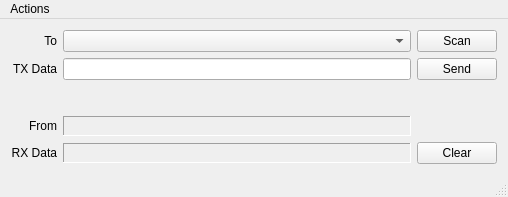
<?xml version="1.0" encoding="UTF-8"?>
<ui version="4.0">
 <class>SyntroZigbeeDemoClass</class>
 <widget class="QMainWindow" name="SyntroZigbeeDemoClass">
  <property name="geometry">
   <rect>
    <x>0</x>
    <y>0</y>
    <width>508</width>
    <height>197</height>
   </rect>
  </property>
  <property name="windowTitle">
   <string>SyntroZigbeeDemo</string>
  </property>
  <widget class="QWidget" name="centralWidget">
   <layout class="QGridLayout" name="gridLayout">
    <item row="0" column="0">
     <widget class="QLabel" name="label_3">
      <property name="text">
       <string>To</string>
      </property>
      <property name="alignment">
       <set>Qt::AlignRight|Qt::AlignTrailing|Qt::AlignVCenter</set>
      </property>
     </widget>
    </item>
    <item row="0" column="1">
     <widget class="QComboBox" name="dstAddress">
      <property name="minimumSize">
       <size>
        <width>160</width>
        <height>0</height>
       </size>
      </property>
     </widget>
    </item>
    <item row="0" column="2">
     <widget class="QPushButton" name="scanBtn">
      <property name="text">
       <string>Scan</string>
      </property>
     </widget>
    </item>
    <item row="1" column="0">
     <widget class="QLabel" name="label">
      <property name="text">
       <string>TX Data</string>
      </property>
      <property name="alignment">
       <set>Qt::AlignRight|Qt::AlignTrailing|Qt::AlignVCenter</set>
      </property>
     </widget>
    </item>
    <item row="1" column="1">
     <widget class="QLineEdit" name="txBuff">
      <property name="sizePolicy">
       <sizepolicy hsizetype="Preferred" vsizetype="Fixed">
        <horstretch>2</horstretch>
        <verstretch>0</verstretch>
       </sizepolicy>
      </property>
      <property name="minimumSize">
       <size>
        <width>160</width>
        <height>0</height>
       </size>
      </property>
     </widget>
    </item>
    <item row="1" column="2">
     <widget class="QPushButton" name="sendBtn">
      <property name="text">
       <string>Send</string>
      </property>
     </widget>
    </item>
    <item row="2" column="0">
     <spacer name="verticalSpacer">
      <property name="orientation">
       <enum>Qt::Vertical</enum>
      </property>
      <property name="sizeType">
       <enum>QSizePolicy::MinimumExpanding</enum>
      </property>
      <property name="sizeHint" stdset="0">
       <size>
        <width>20</width>
        <height>20</height>
       </size>
      </property>
     </spacer>
    </item>
    <item row="3" column="0">
     <widget class="QLabel" name="label_4">
      <property name="text">
       <string>From</string>
      </property>
      <property name="alignment">
       <set>Qt::AlignRight|Qt::AlignTrailing|Qt::AlignVCenter</set>
      </property>
     </widget>
    </item>
    <item row="3" column="1">
     <widget class="QLabel" name="rxDevice">
      <property name="minimumSize">
       <size>
        <width>160</width>
        <height>20</height>
       </size>
      </property>
      <property name="maximumSize">
       <size>
        <width>16777215</width>
        <height>20</height>
       </size>
      </property>
      <property name="frameShape">
       <enum>QFrame::Panel</enum>
      </property>
      <property name="frameShadow">
       <enum>QFrame::Sunken</enum>
      </property>
      <property name="text">
       <string/>
      </property>
     </widget>
    </item>
    <item row="4" column="0">
     <widget class="QLabel" name="label_2">
      <property name="text">
       <string>RX Data</string>
      </property>
      <property name="alignment">
       <set>Qt::AlignRight|Qt::AlignTrailing|Qt::AlignVCenter</set>
      </property>
     </widget>
    </item>
    <item row="4" column="1">
     <widget class="QLabel" name="rxBuff">
      <property name="minimumSize">
       <size>
        <width>160</width>
        <height>20</height>
       </size>
      </property>
      <property name="maximumSize">
       <size>
        <width>16777215</width>
        <height>20</height>
       </size>
      </property>
      <property name="frameShape">
       <enum>QFrame::Panel</enum>
      </property>
      <property name="frameShadow">
       <enum>QFrame::Sunken</enum>
      </property>
      <property name="text">
       <string/>
      </property>
     </widget>
    </item>
    <item row="4" column="2">
     <widget class="QPushButton" name="clearBtn">
      <property name="text">
       <string>Clear</string>
      </property>
     </widget>
    </item>
   </layout>
  </widget>
  <widget class="QMenuBar" name="menuBar">
   <property name="geometry">
    <rect>
     <x>0</x>
     <y>0</y>
     <width>508</width>
     <height>21</height>
    </rect>
   </property>
   <widget class="QMenu" name="menuActions">
    <property name="title">
     <string>Actions</string>
    </property>
    <addaction name="actionExit"/>
   </widget>
   <addaction name="menuActions"/>
  </widget>
  <widget class="QStatusBar" name="statusBar"/>
  <action name="actionExit">
   <property name="text">
    <string>Exit</string>
   </property>
  </action>
 </widget>
 <layoutdefault spacing="6" margin="11"/>
 <resources/>
 <connections/>
</ui>
